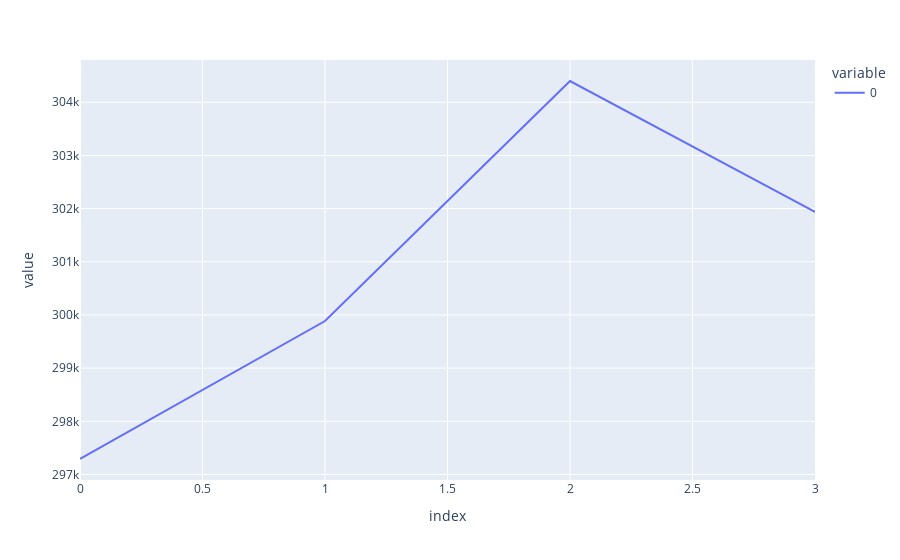

Source (notebook cell):
### Code cell
px.line(Likelihoods[:,10:14].mean(0))

### Figure 1 — Plotly figure (JSON) as saved in the notebook; plotly's stock layout.template omitted (floating-point values rounded to 4 significant figures)
{"data": [{"hovertemplate": "variable=0<br>index=%{x}<br>value=%{y}<extra></extra>", "legendgroup": "0", "line": {"color": "#636efa", "dash": "solid"}, "marker": {"symbol": "circle"}, "mode": "lines", "name": "0", "orientation": "v", "showlegend": true, "type": "scatter", "x": [0, 1, 2, 3], "xaxis": "x", "y": [297300.0, 299900.0, 304400.0, 301900.0], "yaxis": "y"}], "layout": {"legend": {"title": {"text": "variable"}, "tracegroupgap": 0}, "margin": {"t": 60}, "xaxis": {"anchor": "y", "domain": [0, 1], "title": {"text": "index"}}, "yaxis": {"anchor": "x", "domain": [0, 1], "title": {"text": "value"}}}}
